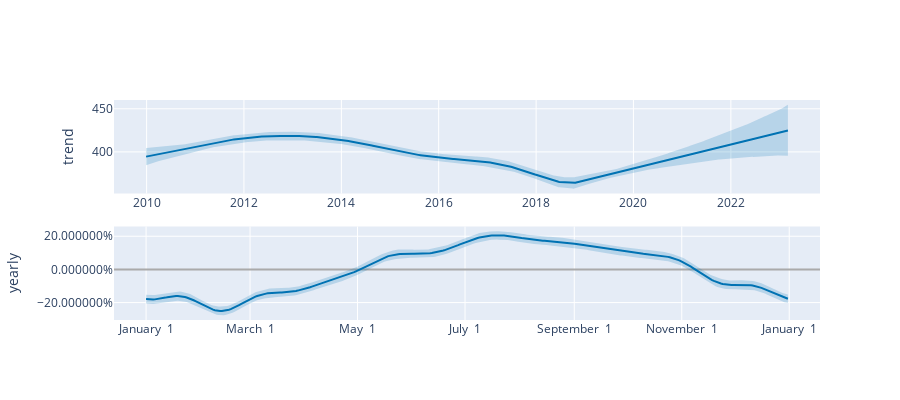

Notebook cell for this chart:
### Code cell
plot_components_plotly(m, forecast)

### Figure 1 — Plotly figure (JSON) as saved in the notebook; plotly's stock layout.template omitted (floating-point values rounded to 4 significant figures; data arrays with more than 128 entries replaced by an {"elided": "..."} marker saying what was removed)
{"data": [{"line": {"color": "#0072B2", "width": 2}, "mode": "lines", "name": "trend", "type": "scatter", "x": {"elided": "689 str values"}, "xaxis": "x", "y": {"elided": "689 float values"}, "yaxis": "y"}, {"line": {"color": "rgba(0, 114, 178, 0.2)", "width": 0}, "mode": "lines", "name": "trend_upper", "type": "scatter", "x": {"elided": "689 str values"}, "xaxis": "x", "y": {"elided": "689 float values"}, "yaxis": "y"}, {"fill": "tonexty", "fillcolor": "rgba(0, 114, 178, 0.2)", "line": {"color": "rgba(0, 114, 178, 0.2)", "width": 0}, "mode": "lines", "name": "trend_lower", "type": "scatter", "x": {"elided": "689 str values"}, "xaxis": "x", "y": {"elided": "689 float values"}, "yaxis": "y"}, {"line": {"color": "#0072B2", "width": 2}, "mode": "lines", "name": "yearly", "type": "scatter", "x": {"elided": "365 str values"}, "xaxis": "x2", "y": {"elided": "365 float values"}, "yaxis": "y2"}, {"line": {"color": "rgba(0, 114, 178, 0.2)", "width": 0}, "mode": "lines", "name": "yearly_upper", "type": "scatter", "x": {"elided": "365 str values"}, "xaxis": "x2", "y": {"elided": "365 float values"}, "yaxis": "y2"}, {"fill": "tonexty", "fillcolor": "rgba(0, 114, 178, 0.2)", "line": {"color": "rgba(0, 114, 178, 0.2)", "width": 0}, "mode": "lines", "name": "yearly_lower", "type": "scatter", "x": {"elided": "365 str values"}, "xaxis": "x2", "y": {"elided": "365 float values"}, "yaxis": "y2"}], "layout": {"height": 400, "showlegend": false, "width": 900, "xaxis": {"anchor": "y", "domain": [0, 1], "range": ["2009-05-01T06:00:00", "2023-10-31T18:00:00"], "type": "date"}, "xaxis2": {"anchor": "y2", "domain": [0, 1], "range": ["2016-12-13T18:54:02.958904115", "2018-01-18T11:04:57.863013581"], "tickformat": "%B %e", "type": "date"}, "yaxis": {"anchor": "x", "domain": [0.575, 1], "rangemode": "normal", "title": {"text": "trend"}, "zerolinecolor": "#AAA"}, "yaxis2": {"anchor": "x2", "domain": [0, 0.425], "hoverformat": ".2%", "tickformat": "%", "title": {"text": "yearly"}, "zerolinecolor": "#AAA"}}}
